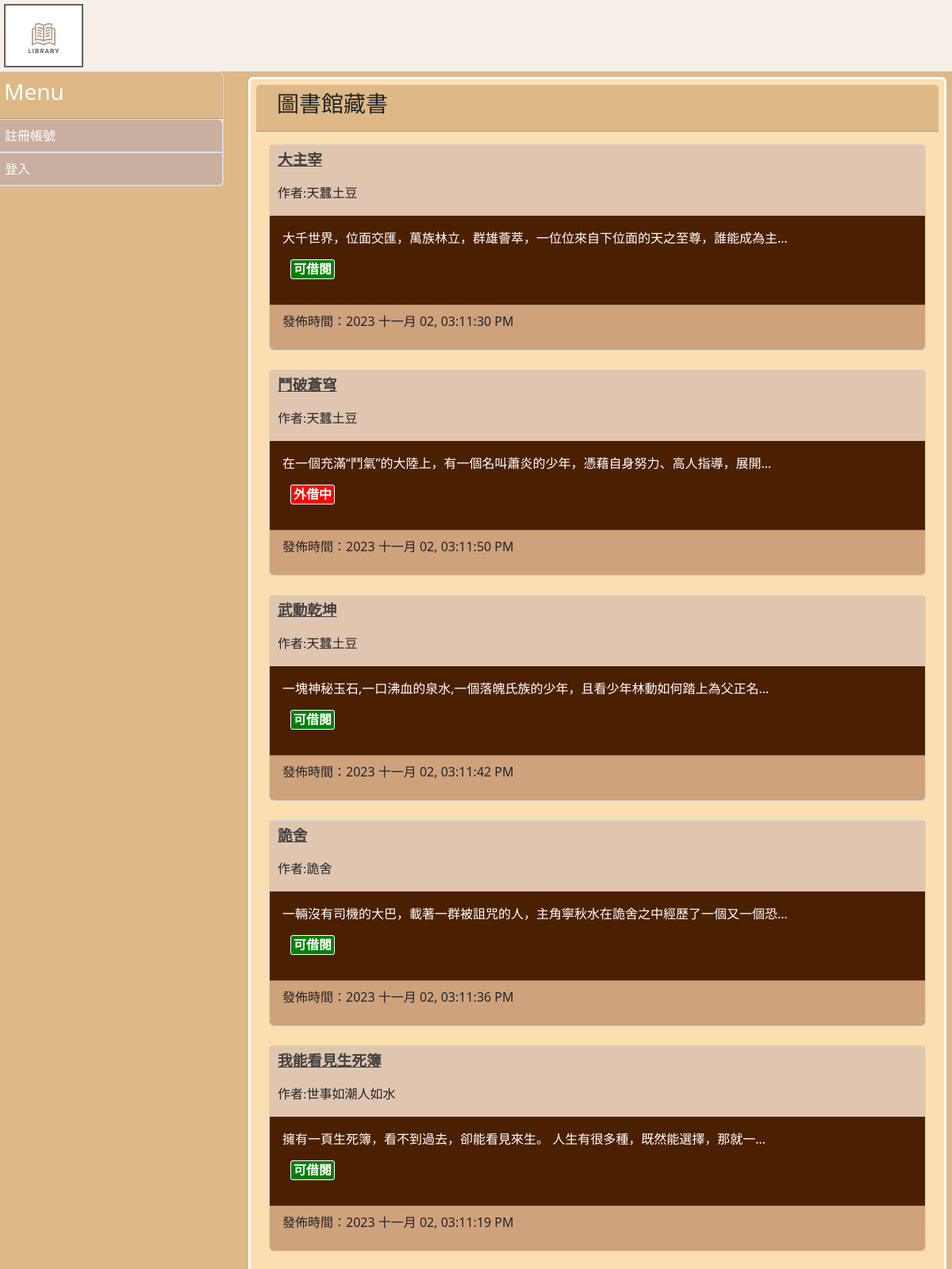
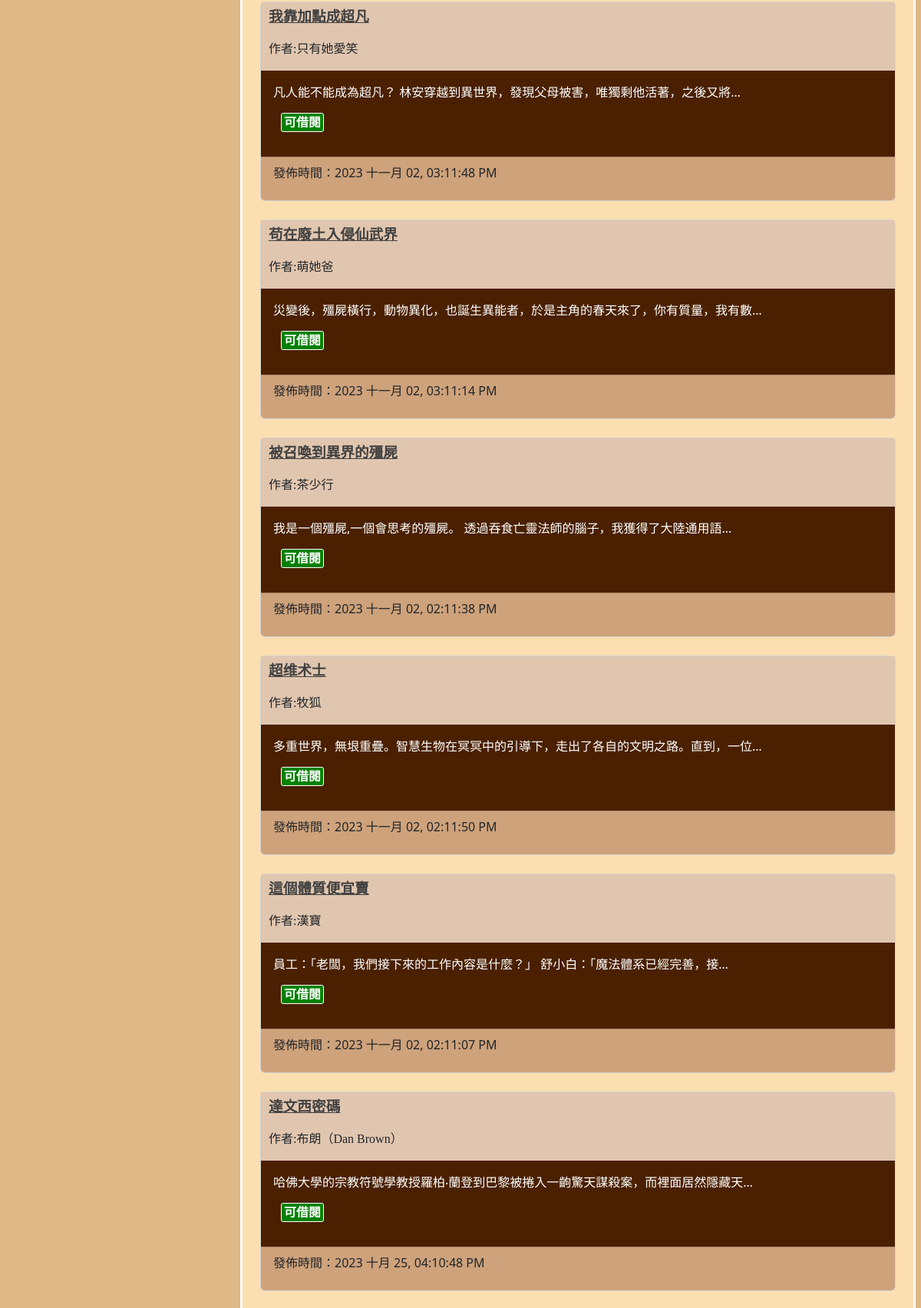
The page / (upper part) on the database its author committed (2 pictures, top to bottom).
### mysite/models.py (models this page shows, shortened)
class Post(models.Model):
    title = models.CharField(max_length=50)
    writer = models.CharField(max_length=50, default="不詳")
    slug = models.CharField(max_length=200)
    bookstype=[("一般書籍","一般書籍"),("教學用書","教學用書")]
    category = models.CharField(max_length=20, choices=bookstype, default="一般書籍")
    intro = models.TextField(default="", blank=True)
    photolink = models.TextField(default="", blank=True)
    body = models.TextField()
    isBorrow = models.BooleanField(_("外借中"), default=False)
    pub_date = models.DateTimeField(auto_now_add=True)
    @property
    def formatted_is_borrow(self):
        if self.isBorrow:
            return '<span style="color: white; background-color: red; border: 1px solid white; padding: 3px; border-radius: 3px;">外借中</span>'
        else:
            return '<span style="color: white; background-color: green; border: 1px solid white;padding: 3px; border-radius: 3px;">可借閱</span>'
    formatted_is_borrow.fget.short_description = "外借狀態"
    class Meta:
        ordering = ("-pub_date",)

### mysite/views.py (the view)
# urls.py: path('',mv.homepage,name="homepage"),
def homepage(request):
    posts = Post.objects.all()
    now=datetime.now()
    return render(request,'index.html',locals())

### templates/index.html (shortened to what this page needs)
{% extends "base2.html" %}
{% block headmessage %}<h3 style='font-family:標楷體; padding-left: 10px;'>圖書館藏書 </a> {% endblock headmessage %}
{% block content %}
{% for post in posts %}
<div class='card'>
    <div class='card-header;' style=" background-color: rgb(225, 198, 175); padding-left: 10px; padding-top: 5px;">
        <p style='font-family:微軟正黑體;font-size:14pt;font-weight:bold;'>
            <a href='/post/{{post.slug}}' style="color: rgb(65, 65, 65);">{{ post.title }}</a>
            <p style='font-family:微軟正黑體;'>作者:{{post.writer}}</p>
        </p>
    </div>
    <div class='card-body' style='background-color:rgb(74, 32, 0)'>
        <p style="color: white;">
           {{ post.intro | truncatechars:40 }}
        </p>
        <p style="font-family: 微軟正黑體; font-size: 12pt; font-weight: bold; color: #FFF4C1; margin-left: 10px;">
            {{post.formatted_is_borrow|safe}}
        </p>
    </div>
    <div class='card-footer'  style='background-color:rgb(206, 162, 123)'>
        <p>
            發佈時間：{{ post.pub_date | date:"Y M d, h:m:s A"}}
        </p>
    </div>
</div>
<br>
{%endfor%}
{% endblock content %}

### rows shown on the page
Post: title "大主宰", writer "天蠶土豆", intro "大千世界，位面交匯，萬族林立，群雄薈萃，一位位來自下位面的天之至尊，誰能成為主…", formatted_is_borrow "可借閱", pub_date "2023 十一月 02, 03:11:30 PM"
Post: title "鬥破蒼穹", writer "天蠶土豆", intro "在一個充滿“鬥氣”的大陸上，有一個名叫蕭炎的少年，憑藉自身努力、高人指導，展開…", formatted_is_borrow "外借中", pub_date "2023 十一月 02, 03:11:50 PM"
Post: title "武動乾坤", writer "天蠶土豆", intro "一塊神秘玉石,一口沸血的泉水,一個落魄氏族的少年，且看少年林動如何踏上為父正名…", formatted_is_borrow "可借閱", pub_date "2023 十一月 02, 03:11:42 PM"
Post: title "詭舍", writer "詭舍", intro "一輛沒有司機的大巴，載著一群被詛咒的人，主角寧秋水在詭舍之中經歷了一個又一個恐…", formatted_is_borrow "可借閱", pub_date "2023 十一月 02, 03:11:36 PM"
Post: title "我能看見生死簿", writer "世事如潮人如水", intro "擁有一頁生死簿，看不到過去，卻能看見來生。 人生有很多種，既然能選擇，那就一…", formatted_is_borrow "可借閱", pub_date "2023 十一月 02, 03:11:19 PM"
Post: title "我靠加點成超凡", writer "只有她愛笑", intro "凡人能不能成為超凡？ 林安穿越到異世界，發現父母被害，唯獨剩他活著，之後又將…", formatted_is_borrow "可借閱", pub_date "2023 十一月 02, 03:11:48 PM"
Post: title "苟在廢土入侵仙武界", writer "萌她爸", intro "災變後，殭屍橫行，動物異化，也誕生異能者，於是主角的春天來了，你有質量，我有數…", formatted_is_borrow "可借閱", pub_date "2023 十一月 02, 03:11:14 PM"
Post: title "被召喚到異界的殭屍", writer "茶少行", intro "我是一個殭屍,一個會思考的殭屍。 透過吞食亡靈法師的腦子，我獲得了大陸通用語…", formatted_is_borrow "可借閱", pub_date "2023 十一月 02, 02:11:38 PM"
Post: title "超维术士", writer "牧狐", intro "多重世界，無垠重疊。智慧生物在冥冥中的引導下，走出了各自的文明之路。直到，一位…", formatted_is_borrow "可借閱", pub_date "2023 十一月 02, 02:11:50 PM"
Post: title "這個體質便宜賣", writer "漢寶", intro "員工：「老闆，我們接下來的工作內容是什麼？」 舒小白：「魔法體系已經完善，接…", formatted_is_borrow "可借閱", pub_date "2023 十一月 02, 02:11:07 PM"
Post: title "達文西密碼", writer "布朗（Dan Brown）", intro "哈佛大學的宗教符號學教授羅柏‧蘭登到巴黎被捲入一齣驚天謀殺案，而裡面居然隱藏天…", formatted_is_borrow "可借閱", pub_date "2023 十月 25, 04:10:48 PM"
